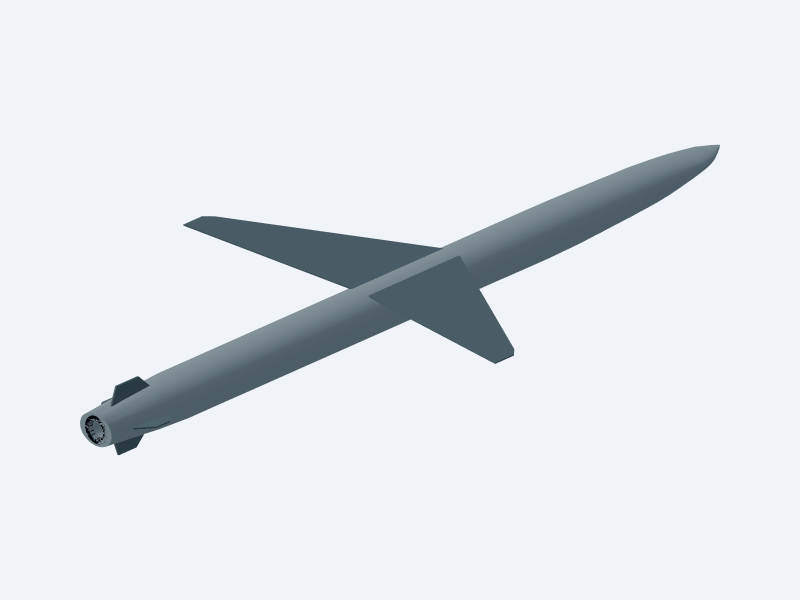
#> input picture cad/Phantom_R4_Dart_iso.png, 1600 x 1200 px (shown at 1/2 size); its folder holds 4 pictures in this run
$ python summarize_phantom_r4.py
#> lines starting #> are read from the running program, lines starting #| are printed output that depends on the picture
"""Assemble the RDM-9 Phantom R4 dart4 review packet."""

from pathlib import Path

from PIL import Image, ImageDraw, ImageOps


ROOT = Path(__file__).parent
VIEWS = (
    ("iso", "opposed isometric A"),
    ("opposite", "opposed isometric B"),
    ("side", "side orthographic"),
    ("top", "top orthographic"),
    ("bottom", "bottom orthographic"),
    ("nose", "nose end view"),
    ("tail", "tail / exhaust end view"),
    ("grazing", "body grazing view"),
)


def main():
    tile_width, tile_height = 900, 650
    board = Image.new("RGB", (tile_width * 2, tile_height * 4 + 30), "white")
#> board: PIL image 1800x2630 RGB; every value is 255
    draw = ImageDraw.Draw(board)
    for index, (suffix, label) in enumerate(VIEWS):
        column, row = index % 2, index // 2
        with Image.open(ROOT / f"Phantom_R4_Dart_{suffix}.png") as image:
#> image is the input picture: PIL image 1600x1200 RGBA; mean R, G, B, A 225.4, 230.6, 236, 255
            tile = ImageOps.contain(image.convert("RGB"), (tile_width, tile_height - 35))
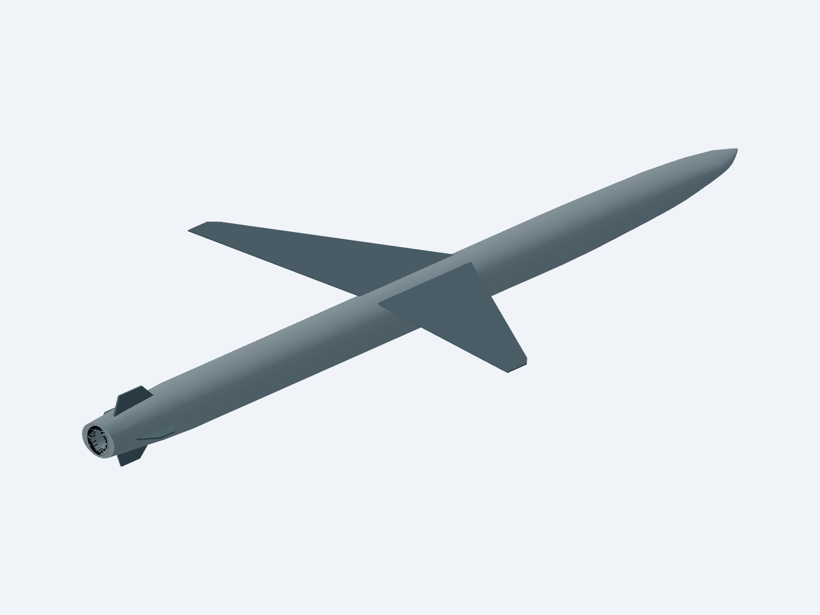
#> tile: PIL image 820x615 RGB; mean R, G, B 225.4, 230.6, 236
        x = column * tile_width + (tile_width - tile.width) // 2
#> x = 40
        y = row * tile_height
        board.paste(tile, (x, y))
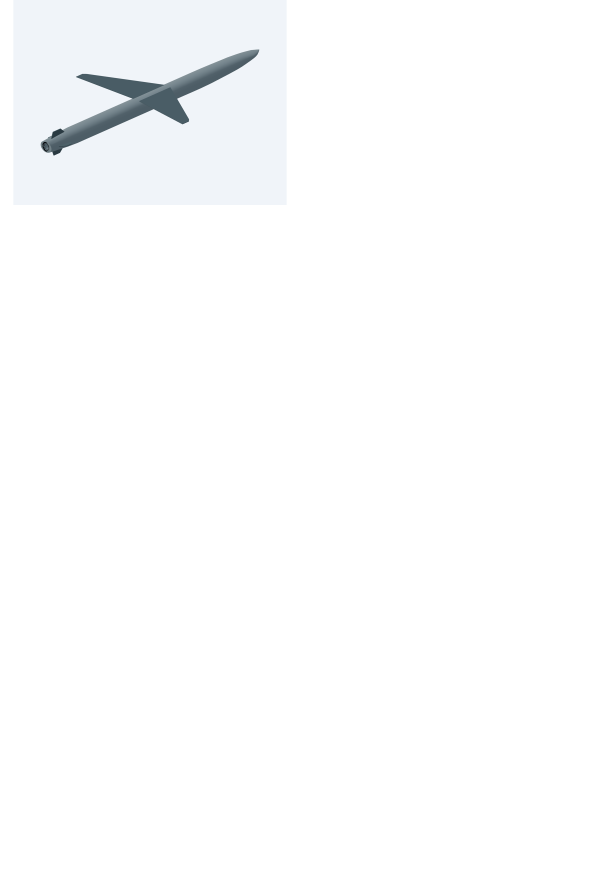
#> board: PIL image 1800x2630 RGB (shown at 1/3 size); mean R, G, B 251.8, 252.4, 253
        draw.text((column * tile_width + 15, y + tile_height - 28), label, fill="black")
#> pass 2 of the loop in main, `for index, (suffix, label) in enumerate(VIEWS):`:
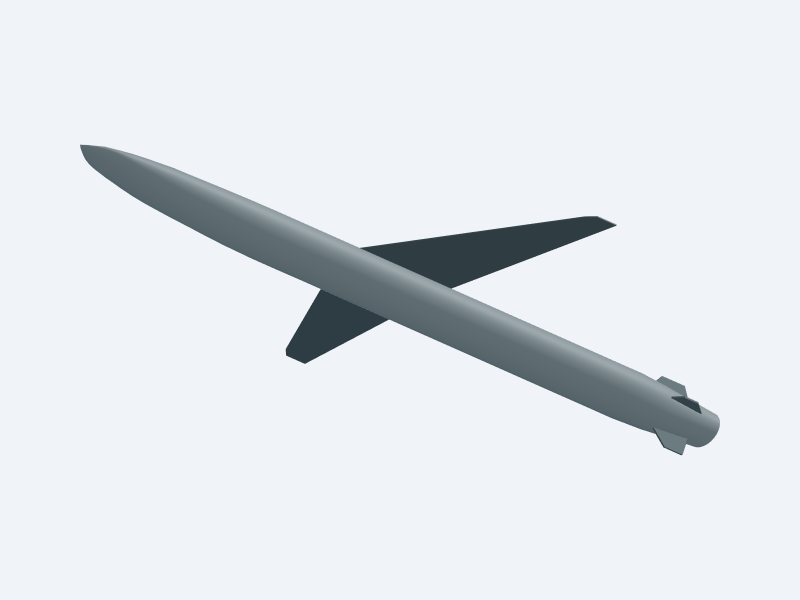
#> input picture cad/Phantom_R4_Dart_opposite.png, 1600 x 1200 px (shown at 1/2 size)
#> in main, image is the input picture: PIL image 1600x1200 RGBA; mean R, G, B, A 225.7, 230.6, 235.7, 255
#> in main, `tile = ImageOps.contain(image.convert("RGB"), (tile_width, tile_height..`:
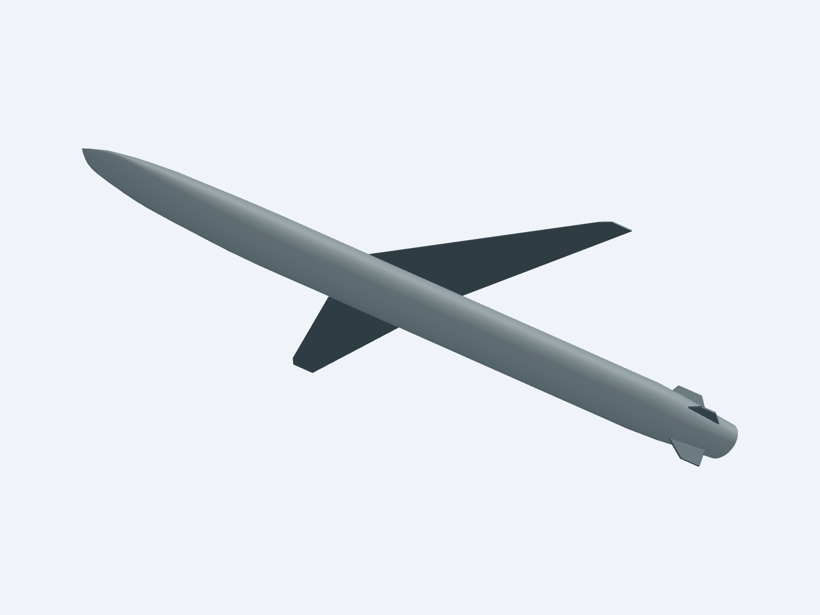
#> tile: PIL image 820x615 RGB; mean R, G, B 225.7, 230.6, 235.7
#> in main, `board.paste(tile, (x, y))`:
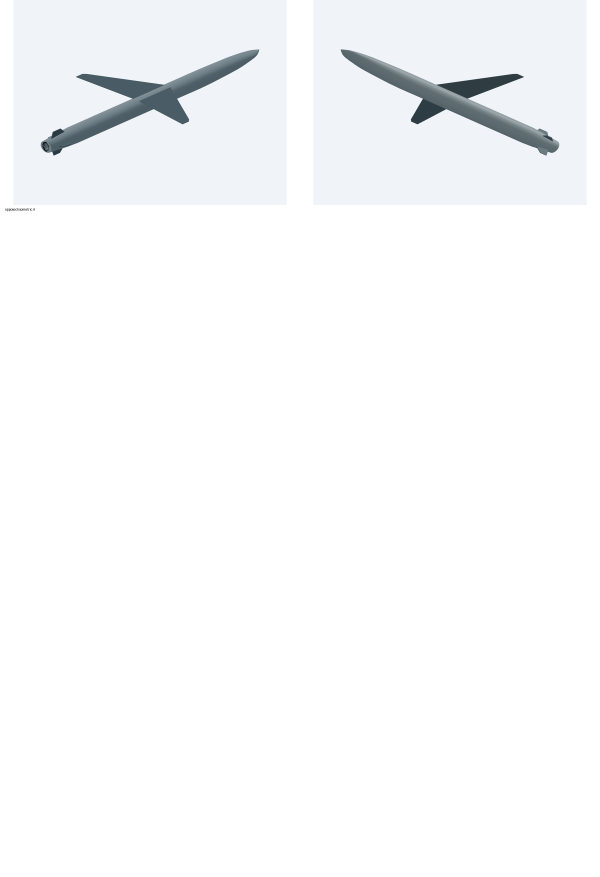
#> board: PIL image 1800x2630 RGB (shown at 1/3 size); mean R, G, B 248.7, 249.8, 250.9
    draw.text(
        (15, tile_height * 4 + 5),
        "RDM-9 Phantom R4 dart4 of record - sharp apex nose, swept pop-out wings, no side emitters",
        fill="black",
    )
    output = ROOT / "Phantom_R4_Dart_Review.png"
    board.save(output)
    print(output)

    ctx_w, ctx_h = 900, 620
    context = Image.new("RGB", (ctx_w * 2, ctx_h + 26), "white")
    cdraw = ImageDraw.Draw(context)
    for column, (suffix, label) in enumerate((("iso", "isometric"), ("side", "side"))):
        with Image.open(ROOT / f"Phantom_R4_Context_Dart_{suffix}.png") as image:
            tile = ImageOps.contain(image.convert("RGB"), (ctx_w, ctx_h))
        context.paste(tile, (column * ctx_w, 0))
        cdraw.text((column * ctx_w + 12, ctx_h + 4), f"with pylon pad: {label}", fill="black")
    context_output = ROOT / "Phantom_R4_Context_Board.png"
    context.save(context_output)
    print(context_output)


if __name__ == "__main__":
#> (the run stopped early here; a loop or call above may not have finished)
